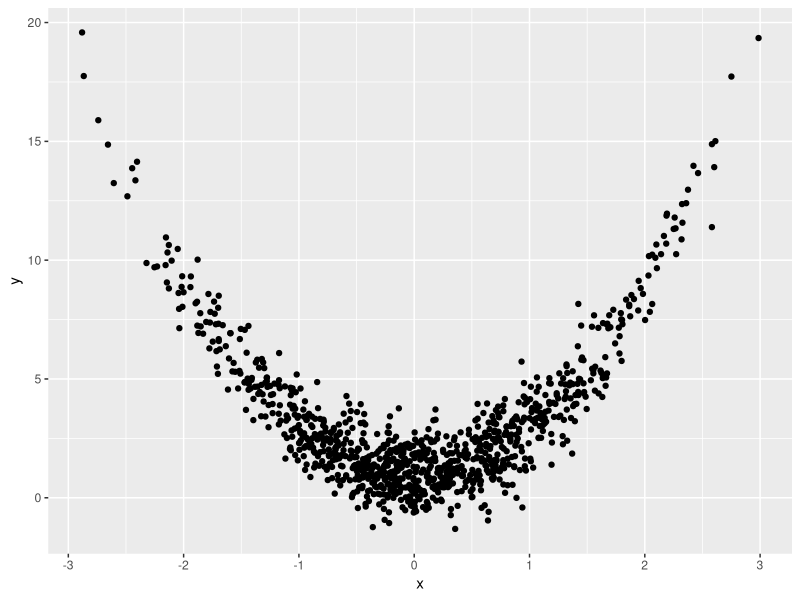
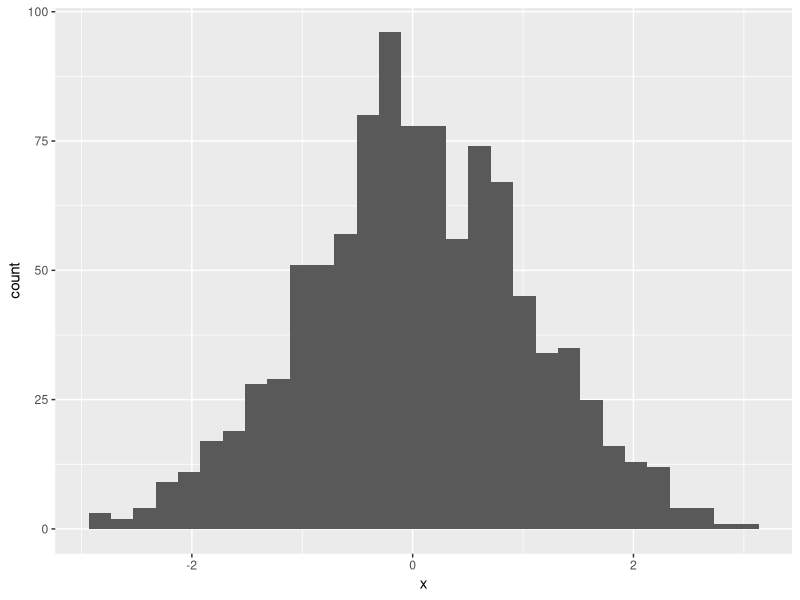
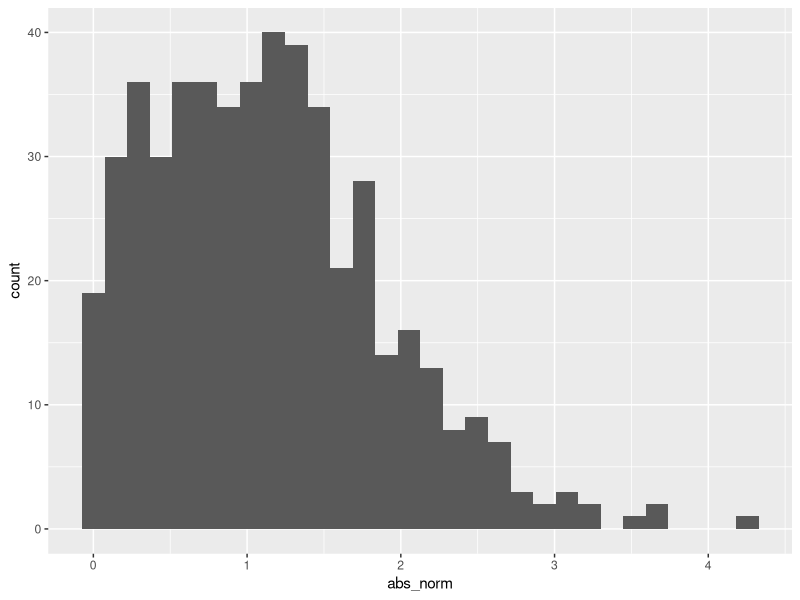

Source code (R) for these figures, in order:
## ---- chunk 1
library(tidyverse)
## ---- chunk 2
samp = rnorm(100)
length(samp)
## ---- chunk 3
plot_df=
  tibble(
    x=rnorm(n=1000),
    y=1+2*x^2+rnorm(n=1000)
  )
ggplot(plot_df,aes(x=x,y=y))+geom_point()
## ---- chunk 4
ggplot(plot_df,aes(x=x))+geom_histogram()
## ---- chunk 5
la_df=
  tibble(
    norm=rnorm(n=500,mean=1),
    logical=norm>0,
    abs_norm=abs(norm)
  )
  ggplot(la_df,aes(x=abs_norm))+geom_histogram()
